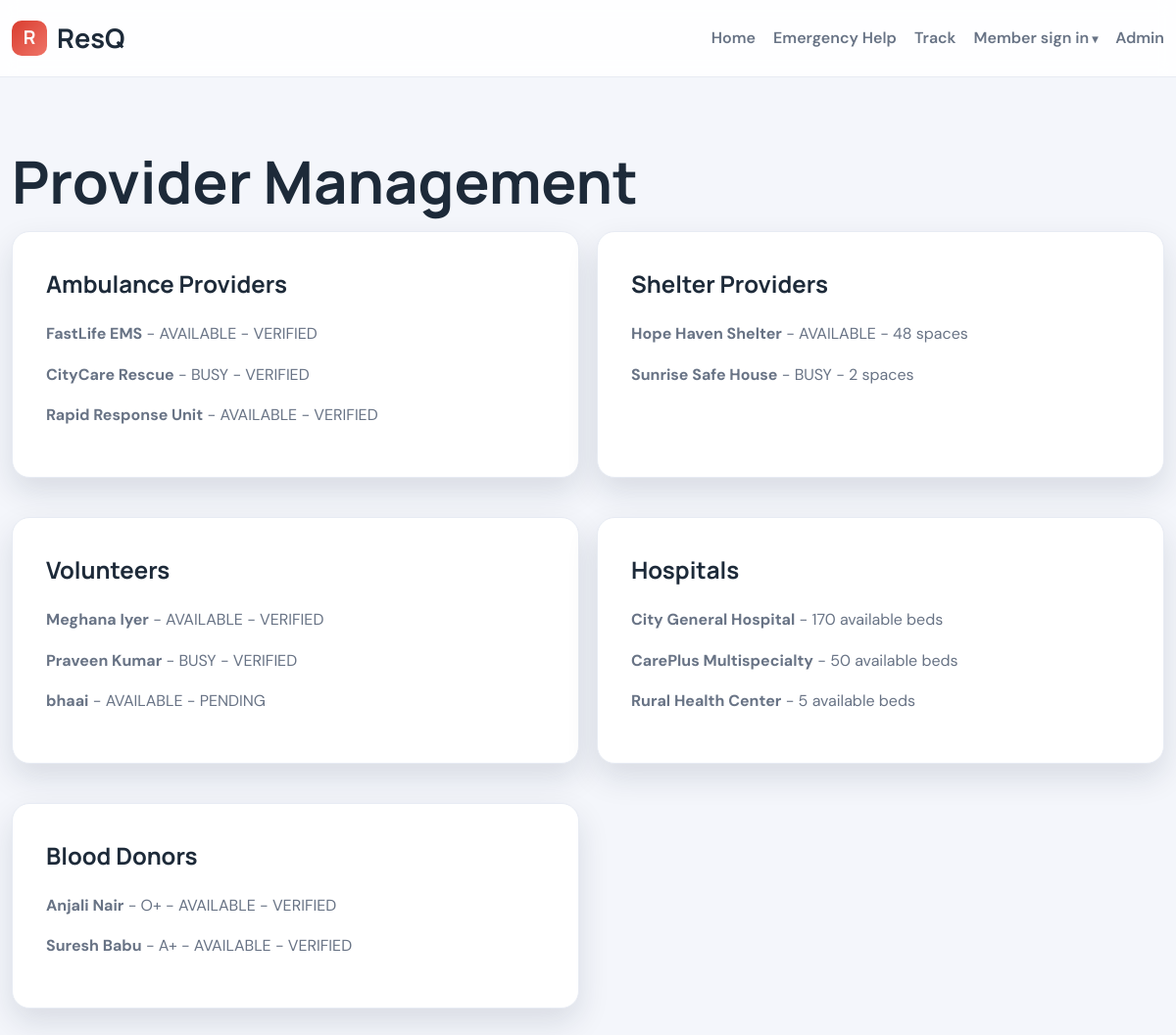
Page /admin/providers (signed in) on the committed database.
### app.py (models this page shows)
class AmbulanceProvider(db.Model):
    id = db.Column(db.Integer, primary_key=True)
    provider_name = db.Column(db.String(160), nullable=False)
    contact_name = db.Column(db.String(120), nullable=False)
    email = db.Column(db.String(120), unique=True, nullable=False)
    password_hash = db.Column(db.String(255), nullable=False)
    phone = db.Column(db.String(20), nullable=False)
    registration_number = db.Column(db.String(80), nullable=False)
    ambulance_type = db.Column(db.String(80), nullable=False)
    service_area = db.Column(db.String(160), nullable=False)
    current_location = db.Column(db.String(200), default="")
    latitude = db.Column(db.Float, default=0.0)
    longitude = db.Column(db.Float, default=0.0)
    verification_status = db.Column(db.String(30), default="PENDING")
    availability_status = db.Column(db.String(30), default="AVAILABLE")
    created_at = db.Column(db.DateTime, default=utcnow_naive)

class ShelterProvider(db.Model):
    id = db.Column(db.Integer, primary_key=True)
    shelter_name = db.Column(db.String(160), nullable=False)
    contact_name = db.Column(db.String(120), nullable=False)
    email = db.Column(db.String(120), unique=True, nullable=False)
    password_hash = db.Column(db.String(255), nullable=False)
    phone = db.Column(db.String(20), nullable=False)
    address = db.Column(db.String(200), nullable=False)
    latitude = db.Column(db.Float, default=0.0)
    longitude = db.Column(db.Float, default=0.0)
    service_area = db.Column(db.String(160), default="")
    total_capacity = db.Column(db.Integer, default=0)
    occupied_spaces = db.Column(db.Integer, default=0)
    available_spaces = db.Column(db.Integer, default=0)
    facilities = db.Column(db.String(200), default="")
    verification_status = db.Column(db.String(30), default="PENDING")
    availability_status = db.Column(db.String(30), default="AVAILABLE")
    created_at = db.Column(db.DateTime, default=utcnow_naive)

class Volunteer(db.Model):
    id = db.Column(db.Integer, primary_key=True)
    name = db.Column(db.String(120), nullable=False)
    email = db.Column(db.String(120), unique=True, nullable=False)
    password_hash = db.Column(db.String(255), nullable=False)
    phone = db.Column(db.String(20), nullable=False)
    skills = db.Column(db.String(250), default="")
    service_area = db.Column(db.String(160), default="")
    availability = db.Column(db.String(30), default="AVAILABLE")
    latitude = db.Column(db.Float, default=0.0)
    longitude = db.Column(db.Float, default=0.0)
    verification_status = db.Column(db.String(30), default="PENDING")
    created_at = db.Column(db.DateTime, default=utcnow_naive)

class Hospital(db.Model):
    id = db.Column(db.Integer, primary_key=True)
    name = db.Column(db.String(160), nullable=False)
    address = db.Column(db.String(200), nullable=False)
    latitude = db.Column(db.Float, default=0.0)
    longitude = db.Column(db.Float, default=0.0)
    phone = db.Column(db.String(20), default="")
    emergency_contact = db.Column(db.String(20), default="")
    facilities = db.Column(db.String(200), default="")
    total_beds = db.Column(db.Integer, default=0)
    occupied_beds = db.Column(db.Integer, default=0)
    available_beds = db.Column(db.Integer, default=0)
    verification_status = db.Column(db.String(30), default="PENDING")
    updated_at = db.Column(db.DateTime, default=utcnow_naive)

class BloodDonor(db.Model):
    id = db.Column(db.Integer, primary_key=True)
    name = db.Column(db.String(120), nullable=False)
    email = db.Column(db.String(120), unique=True, nullable=False)
    password_hash = db.Column(db.String(255), nullable=False)
    phone = db.Column(db.String(20), nullable=False)
    blood_group = db.Column(db.String(10), nullable=False)
    city = db.Column(db.String(100), default="")
    preferred_location = db.Column(db.String(200), default="")
    availability_status = db.Column(db.String(30), default="AVAILABLE")
    consent = db.Column(db.Boolean, default=True)
    verification_status = db.Column(db.String(30), default="PENDING")
    created_at = db.Column(db.DateTime, default=utcnow_naive)

### app.py (the view)
@app.route("/admin/providers")
def admin_providers():
    if not require_role("admin"):
        return redirect(url_for("admin_login"))
    ambulances = AmbulanceProvider.query.all()
    shelters = ShelterProvider.query.all()
    volunteers = Volunteer.query.all()
    hospitals = Hospital.query.all()
    donors = BloodDonor.query.all()
    return render_template(
        "admin_providers.html",
        ambulances=ambulances,
        shelters=shelters,
        volunteers=volunteers,
        hospitals=hospitals,
        donors=donors,
    )

### app.py (called while the page is built)
def require_role(role):
    if session.get("role") != role:
        flash("You do not have permission to access that page.", "error")
        return False
    return True

### templates/admin_providers.html (shortened to what this page needs)
{% extends 'base.html' %}
{% block content %}
<section class="section">
  <div class="container">
    <h1>Provider Management</h1>
    <div class="provider-grid">
      <div class="panel">
        <h2>Ambulance Providers</h2>
        {% for provider in ambulances %}
        <p><strong>{{ provider.provider_name }}</strong> - {{ provider.availability_status }} - {{ provider.verification_status }}</p>
        {% else %}
        <p class="muted">No ambulance providers registered.</p>
        {% endfor %}
      </div>
      <div class="panel">
        <h2>Shelter Providers</h2>
        {% for shelter in shelters %}
        <p><strong>{{ shelter.shelter_name }}</strong> - {{ shelter.availability_status }} - {{ shelter.available_spaces }} spaces</p>
        {% else %}
        <p class="muted">No shelter providers registered.</p>
        {% endfor %}
      </div>
      <div class="panel">
        <h2>Volunteers</h2>
        {% for volunteer in volunteers %}
        <p><strong>{{ volunteer.name }}</strong> - {{ volunteer.availability }} - {{ volunteer.verification_status }}</p>
        {% else %}
        <p class="muted">No volunteers registered.</p>
        {% endfor %}
      </div>
      <div class="panel">
        <h2>Hospitals</h2>
        {% for hospital in hospitals %}
        <p><strong>{{ hospital.name }}</strong> - {{ hospital.available_beds }} available beds</p>
        {% else %}
        <p class="muted">No hospitals registered.</p>
        {% endfor %}
      </div>
      <div class="panel">
        <h2>Blood Donors</h2>
        {% for donor in donors %}
        <p><strong>{{ donor.name }}</strong> - {{ donor.blood_group }} - {{ donor.availability_status }} - {{ donor.verification_status }}</p>
        {% else %}
        <p class="muted">No blood donors registered.</p>
        {% endfor %}
      </div>
    </div>
  </div>
</section>
{% endblock %}

### static/css/style.css (style rules this page uses)
:root { --red: #d93d2f; --red-deep: #b52e23; --blue: #1d6ed8; --green: #1d9d65; --orange: #eb8b2d; --dark: #1d2a39; --bg: #f4f6fb; --card: #ffffff; --muted: #687385; --line: #e7ebf3; --shadow: 0 14px 32px rgba(18, 36, 61, 0.12); }
* { box-sizing: border-box; }
html { scroll-behavior: smooth; }
body { margin: 0; font-family: "DM Sans", "Segoe UI", sans-serif; background: var(--bg); color: var(--dark); line-height: 1.55; }
h1, h2, h3, h4, .brand { font-family: "Manrope", "DM Sans", "Segoe UI", sans-serif; }
.container { width: min(1180px, calc(100% - 24px)); margin: 0 auto; }
h1, h2, h3, h4, p { margin-top: 0; }
h1 { font-size: clamp(2.5rem, 5vw, 4.2rem); line-height: 1.08; margin-bottom: 18px; }
.section { padding: 74px 0; }
.muted, .panel p, .step-card p, .feature-card p { color: var(--muted); line-height: 1.6; }
.auth-card, .panel { background: var(--card); border: 1px solid var(--line); border-radius: 18px; box-shadow: var(--shadow); padding: clamp(20px, 4vw, 34px); margin-bottom: 22px; }
.two-col, .provider-grid { display: grid; grid-template-columns: repeat(2, minmax(0, 1fr)); gap: 18px; }

### rows in the picture
AmbulanceProvider: provider_name "FastLife EMS", availability_status "AVAILABLE", verification_status "VERIFIED"
AmbulanceProvider: provider_name "CityCare Rescue", availability_status "BUSY", verification_status "VERIFIED"
AmbulanceProvider: provider_name "Rapid Response Unit", availability_status "AVAILABLE", verification_status "VERIFIED"
ShelterProvider: shelter_name "Hope Haven Shelter", availability_status "AVAILABLE", available_spaces "48"
ShelterProvider: shelter_name "Sunrise Safe House", availability_status "BUSY", available_spaces "2"
Volunteer: name "Meghana Iyer", availability "AVAILABLE", verification_status "VERIFIED"
Volunteer: name "Praveen Kumar", availability "BUSY", verification_status "VERIFIED"
Volunteer: name "bhaai", availability "AVAILABLE", verification_status "PENDING"
Hospital: name "City General Hospital", available_beds "170"
Hospital: name "CarePlus Multispecialty", available_beds "50"
Hospital: name "Rural Health Center", available_beds "5"
BloodDonor: name "Anjali Nair", blood_group "O+", availability_status "AVAILABLE", verification_status "VERIFIED"
BloodDonor: name "Suresh Babu", blood_group "A+", availability_status "AVAILABLE", verification_status "VERIFIED"
